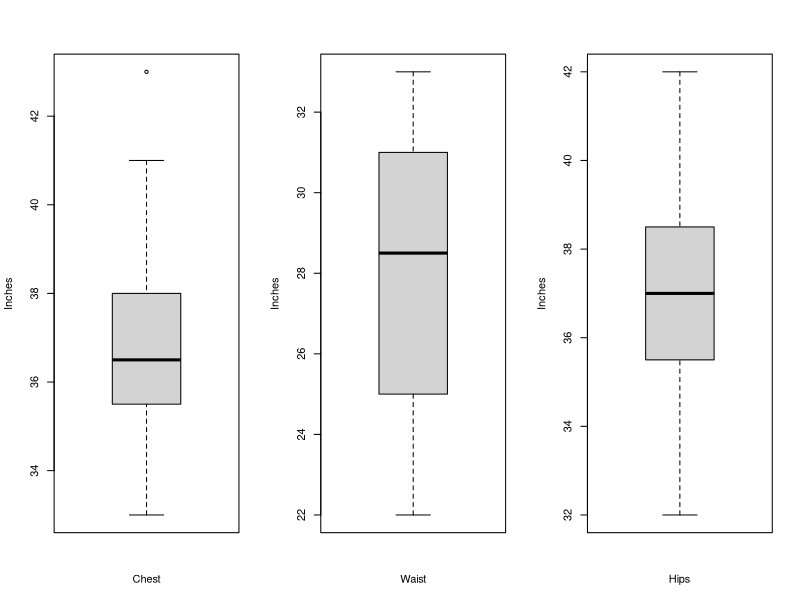
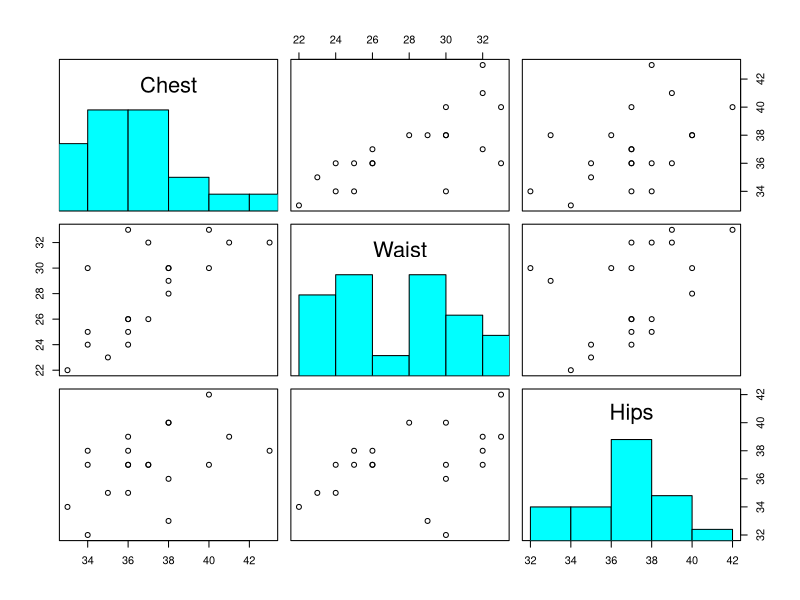
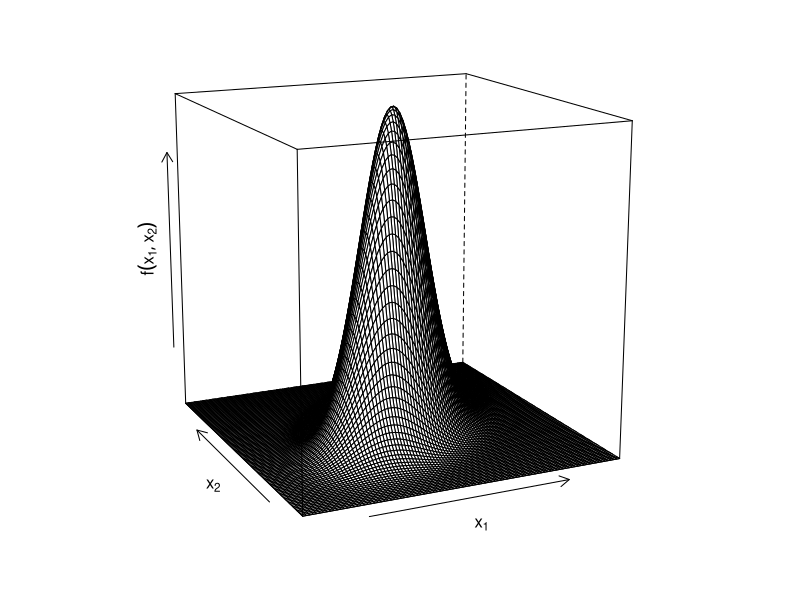
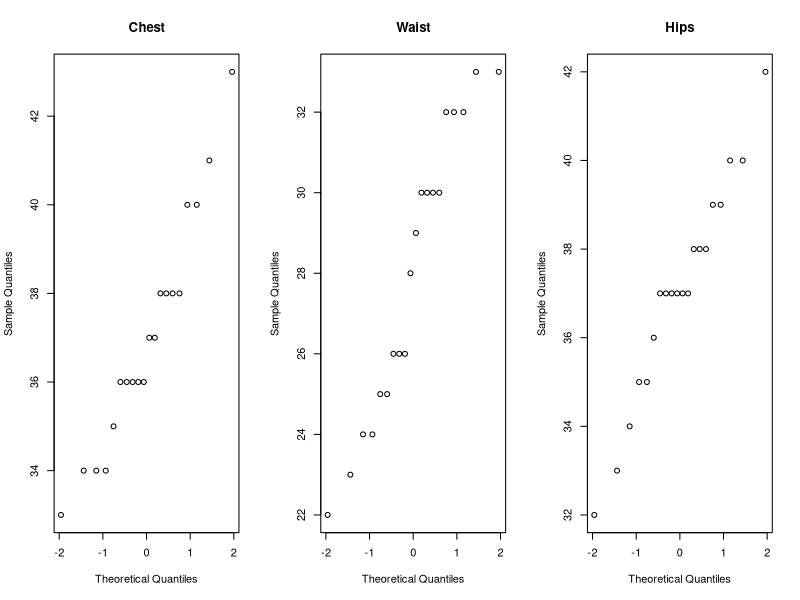
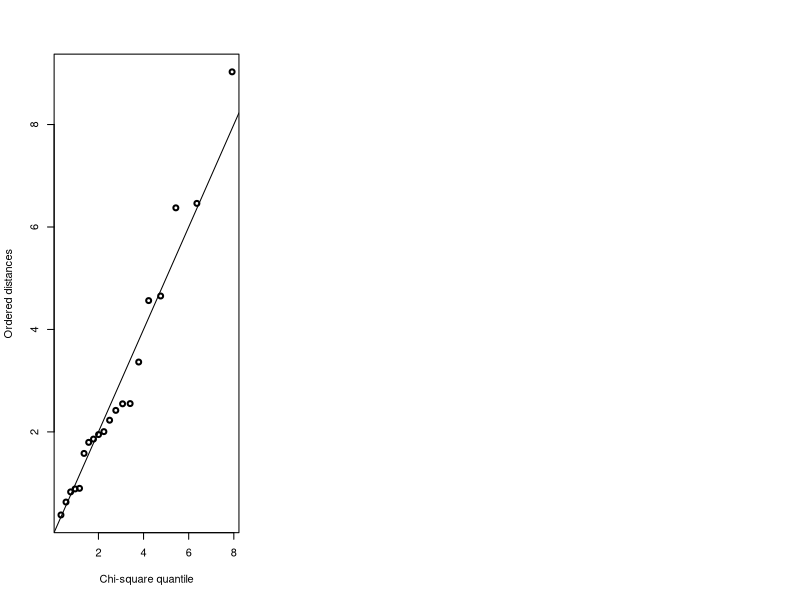
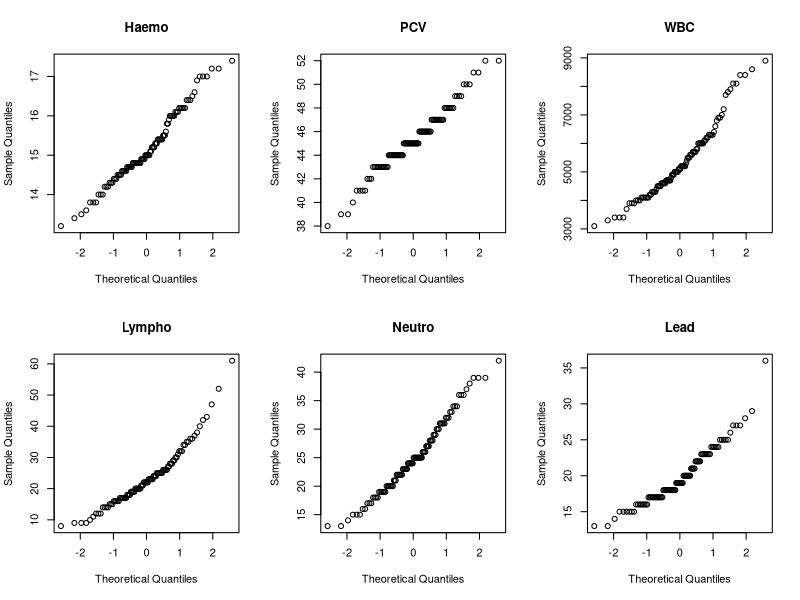
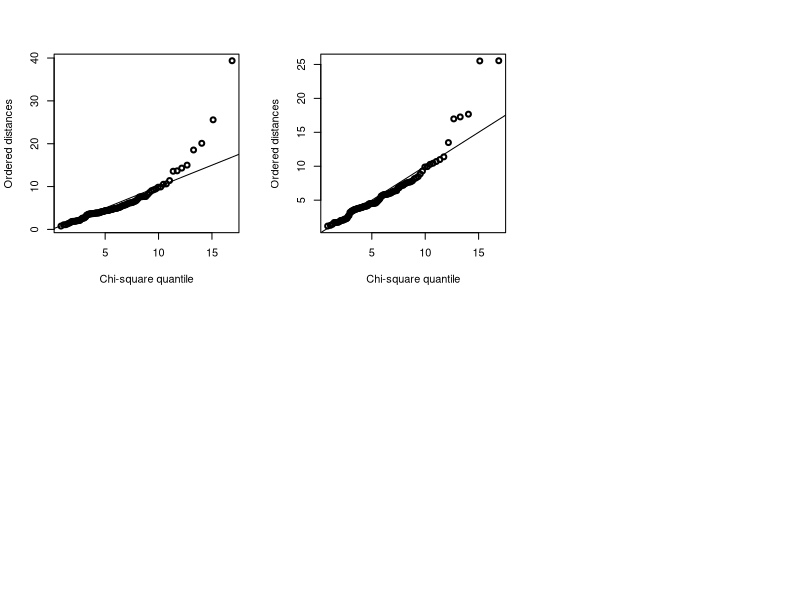

Source code (R) for these figures, in order:
## ---- chunk 1
knitr::opts_chunk$set(echo = TRUE)
## ---- chunk 2
body <- structure(list(
  Chest = c(34, 37, 38, 36, 38, 43, 40, 38, 40, 41, 36, 36, 34, 33, 36, 37, 34, 36, 38, 35), 
  Waist = c(30, 32, 30, 33, 29, 32, 33, 30, 30, 32, 24, 25, 24, 22, 26, 26, 25, 26, 28, 23), 
  Hips = c(32, 37, 36, 39, 33, 38, 42, 40, 37, 39, 35, 37, 37, 34, 38, 37, 38, 37, 40, 35)), 
  .Names = c("Chest", "Waist", "Hips"), row.names = c(NA, -20L), class = "data.frame")
body

colMeans(body); diag(round(var(body), digits = 2))
round(var(body), digits = 2)
round(cor(body), digits = 2)
## ---- chunk 3
attach(body)
par(mfrow = c(1,3))
boxplot(Chest, ylab = "Inches", xlab = "Chest")
boxplot(Waist, ylab = "Inches", xlab = "Waist")
boxplot(Hips,  ylab = "Inches", xlab = "Hips")
detach(body)
## ---- chunk 4
# function for plotting histograms on main diagonal of pairs plot
panel.hist <- function(x, ...)
{
    usr <- par("usr"); on.exit(par(usr))
    par(usr = c(usr[1:2], 0, 1.5) )
    h <- hist(x, plot = FALSE)
    breaks <- h$breaks
    nB <- length(breaks)
    y <- h$counts
    y <- y/max(y)
    rect(breaks[-nB], 0, breaks[-1], y, col="cyan", ...)
}

pairs(body, diag.panel = panel.hist)
## ---- chunk 5
# bivariate normal density
x <- seq(-4, 4, length = 100)
y <- seq(-4, 4, length = 100)
mu1 <- 0
mu2 <- 0
sig1 <- 1
sig2 <- 1
rho <- 0.5

bvn <- function(x, y, mu1, mu2, sig1, sig2, rho) {
    denom <- 2*pi*sig1*sig2*sqrt(1-rho*rho)
    num <- ((x-mu1)/sig1)^2 - 2*rho*((x-mu1)/sig1)*((y-mu2)/sig2) + ((y-mu2)/sig2)^2
    num <- exp(-1/(2*(1-rho^2))*num)
    den <- num / denom
}
# mvden will be a 100x100 matrix:
mvden <- outer(x, y, FUN = bvn, mu1, mu2, sig1, sig2, rho)

library(lattice)
wireframe(mvden, xlab = expression(x[1]), ylab = expression(x[2]), 
          zlab = list(expression(f(x[1], x[2])), rot = 90), 
          screen = list(z = 25, x = -75, y = 0), zoom = 0.962,
          scales = list(distance = 0.5, col = 1),
          par.settings = list(axis.line = list(col = "transparent"))
)

## ---- chunk 6
attach(body)
par(mfrow=c(1,3))
qqnorm(Chest, main = "Chest")
qqnorm(Waist, main = "Waist")
qqnorm(Hips,  main = "Hips")
detach(body)
## ---- chunk 7
chisplot <- function(x) {
    if (!is.matrix(x)) stop("x is not a matrix")
    n <- nrow(x)
    p <- ncol(x)
    xbar <- apply(x, 2, mean)
    S <- var(x)
    S <- solve(S)
    index <- (1 : n) / (n + 1)
    xcent <- t(t(x) - xbar)
    di <- apply(xcent, 1, function(x,S) x %*% S %*% x, S)
    
    quant <- qchisq(index, p)
    plot(quant, sort(di), 
         ylab = "Ordered distances", 
         xlab = "Chi-square quantile", 
         lwd = 2, pch = 1)
}
chisplot(as.matrix(body)); abline(0,1)
## ---- chunk 8
paint <- read.table("data/paint.txt", header = TRUE, sep = '\t')

str(paint)
head(paint, n = 20)
## ---- chunk 9
par(mfrow = c(2,3))
qqnorm(paint[, 1], main = "Haemo")
qqnorm(paint[, 2], main = "PCV")
qqnorm(paint[, 3], main = "WBC")
qqnorm(paint[, 4], main = "Lympho")
qqnorm(paint[, 5], main = "Neutro")
qqnorm(paint[, 6], main = "Lead")
## ---- chunk 10
chisplot(as.matrix(paint))
abline(0,1)
## ---- chunk 11
chisplot(as.matrix(log(paint)))
abline(0,1)
